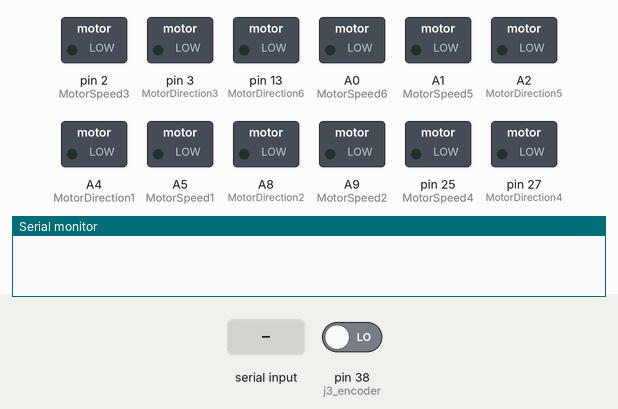
This sketch was run on a simulated Teensy 4. Parts: switched loads named in the sketch (green lamp = pin HIGH), the last lines printed to the serial monitor. Inputs (shaded band) come from the test bench; at power-on: pin 38 (j3_encoder) LOW.

Above: at 1.2 s.
1.3 s: "30,150\n" received over Serial
At 4.1 s:
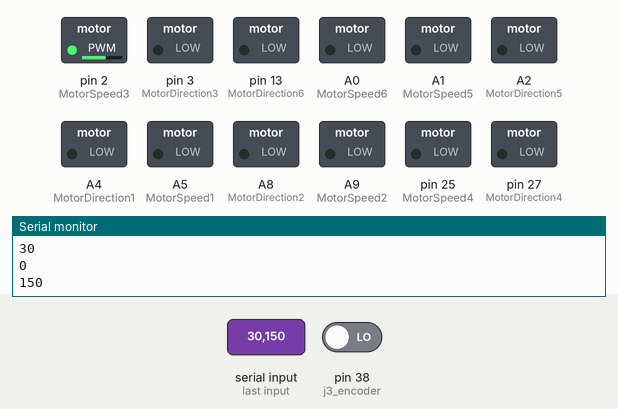
4.3 s: "11\n" received over Serial
At 5.6 s:
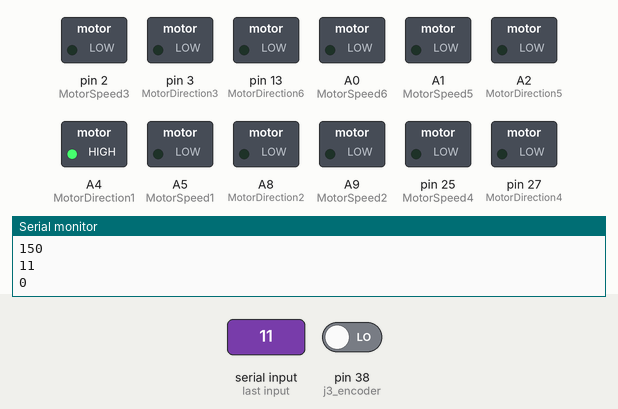
6.8 s: "21\n" received over Serial
At 7.9 s:
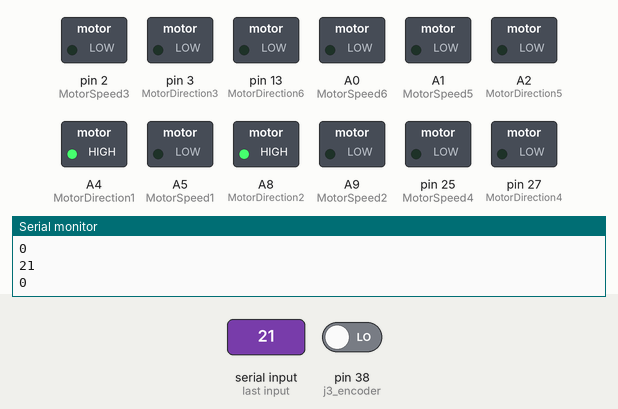
8.3 s: "10\n" received over Serial
At 9.1 s:
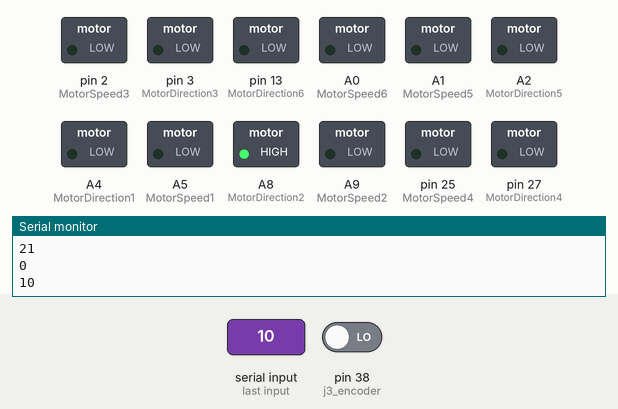
9.8 s: "31\n" received over Serial
At 10.2 s:
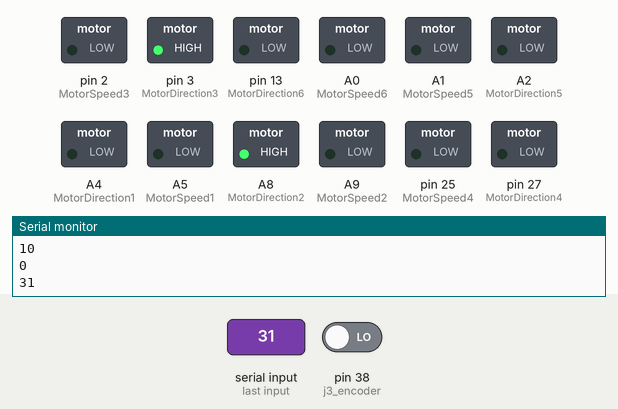
11.3 s: "20\n" received over Serial
At 12.5 s:
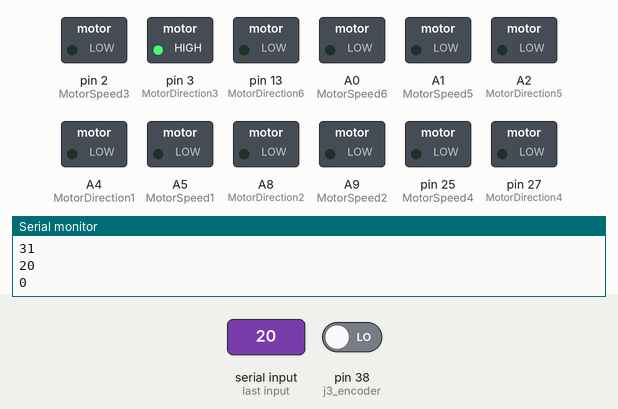
Timing chart, 0 to 13.8 s (numbered marks = the images above; inputs shaded):
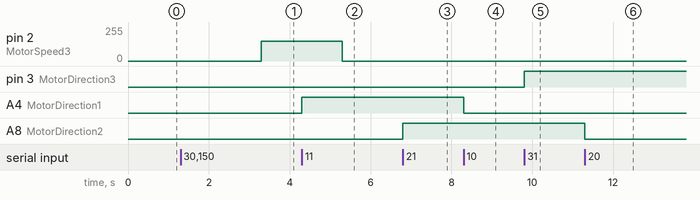

Measured:
- after the input at 1.3 s, pin 2 (MotorSpeed3): 0/255 → 150/255 after 2.0 s
- after the input at 4.3 s, pin 2 (MotorSpeed3): 150/255 → 0/255 after 1.0 s instead of 0.00 s; A4 (MotorDirection1): LOW → HIGH at once
- after the input at 6.8 s, A8 (MotorDirection2): LOW → HIGH at once
- after the input at 8.3 s, A4 (MotorDirection1): HIGH → LOW at once
- after the input at 9.8 s, pin 3 (MotorDirection3): LOW → HIGH at once
- after the input at 11.3 s, A8 (MotorDirection2): HIGH → LOW at once

The sketch:

receiveArmCommands.ino
```cpp
//This script will wait for Serial input in the form of a number of milliseconds to tell the
//teensy to blink its light. Upload this, and then run the corresponding Python script
//with the same name.
int interval;
String User_Data;
int motorSpeed = 50;

#define MotorSpeed6 A0
#define MotorDirection6 13
#define MotorSpeed5 A1
#define MotorDirection5 16

#define MotorSpeed4 A11
#define MotorDirection4 27
#define MotorSpeed3 2
#define MotorDirection3 3

#define MotorSpeed2 23
#define MotorDirection2 22
#define MotorSpeed1 A5
#define MotorDirection1 18

//from rover_arm_encoder_limits
// values were found through manual testing
#define joint1_lower_limit 200 // actual: 130
#define joint1_upper_limit 650 // actual: 660
#define joint2_lower_limit 150 // actual: 145
#define joint2_upper_limit 310 // actual: 320
#define joint3_lower_limit 635 // actual: 630
#define joint3_upper_limit 850 // actual: 871
#define joint4_lower_limit 50 // actual: 0
#define joint4_upper_limit 490 // actual: 500
#define joint5_lower_limit 375 // actual: 350
#define joint5_upper_limit 930 // actual: 950
// #define joint6_lower_limit 850; // actual:
// #define joint6_upper_limit 850; // actual:

#define j1_encoder 1
#define j2_encoder 2
#define j3_encoder 38
#define j4_encoder 4
#define j5_encoder 5

void setup() {

  pinMode(MotorDirection6, OUTPUT);
  pinMode(MotorSpeed6, OUTPUT);
  pinMode(MotorDirection5, OUTPUT);
  pinMode(MotorSpeed5, OUTPUT);
  pinMode(MotorDirection4, OUTPUT);
  pinMode(MotorSpeed4, OUTPUT);
  pinMode(MotorDirection3, OUTPUT);
  pinMode(MotorSpeed3, OUTPUT);
  pinMode(MotorDirection2, OUTPUT);
  pinMode(MotorSpeed2, OUTPUT);
  pinMode(MotorDirection1, OUTPUT);
  pinMode(MotorSpeed1, OUTPUT);

  pinMode(j1_encoder, INPUT);
  pinMode(j2_encoder, INPUT);
  pinMode(j3_encoder, INPUT);
  pinMode(j4_encoder, INPUT);
  pinMode(j5_encoder, INPUT);

  Serial.begin(9600);

}


void loop() {

  if(Serial.available()>0){;//read when we have something new coming through the serial
    interval = Serial.parseInt();
    // interval = User_Data.toInt();
    Serial.println(interval);
  }
  switch(interval){
    case 11:
      digitalWrite(MotorDirection1, HIGH);
      if (joint1_lower_limit>j1_encoder && joint1_upper_limit<j1_encoder) {
        analogWrite(MotorSpeed1, motorSpeed);
      }
      else {
        analogWrite(MotorSpeed1, 0);
      }
      break;
    case 10:
      digitalWrite(MotorDirection1, LOW);
      if (joint1_lower_limit>j1_encoder && joint1_upper_limit<j1_encoder) {
        analogWrite(MotorSpeed1, motorSpeed);
      }
      else {
        analogWrite(MotorSpeed1, 0);
      }
      break;
    case 21:
      digitalWrite(MotorDirection2, HIGH);
      if (joint2_lower_limit>j2_encoder && joint2_upper_limit<j2_encoder) {
        analogWrite(MotorSpeed2, 3*motorSpeed);
      }
      else {
        analogWrite(MotorSpeed2, 0);
      }
      break;
    case 20:
      digitalWrite(MotorDirection2, LOW);
      if (joint2_lower_limit>j2_encoder && joint2_upper_limit<j2_encoder) {
        analogWrite(MotorSpeed2, 3*motorSpeed);
      }
      else {
        analogWrite(MotorSpeed2, 0);
      }
      break;
    case 31:
      digitalWrite(MotorDirection3, HIGH);
      if (joint3_lower_limit<pulseIn(j3_encoder, HIGH)) {
        analogWrite(MotorSpeed3, 3*motorSpeed);
      }
      else {
        analogWrite(MotorSpeed3, 0);
      }
      break;
    case 30:
      Serial.println(pulseIn(j3_encoder, HIGH));
      digitalWrite(MotorDirection3, LOW);
      if (joint3_upper_limit>pulseIn(j3_encoder, HIGH)) {
        analogWrite(MotorSpeed3, 3*motorSpeed);
      }
      else {
        analogWrite(MotorSpeed3, 0);
      }
      break;
    case 41:
      digitalWrite(MotorDirection4, HIGH);
      if (joint4_lower_limit>j4_encoder && joint4_upper_limit<j4_encoder) {
        analogWrite(MotorSpeed4, motorSpeed);
      }
      else {
        analogWrite(MotorSpeed4, 0);
      }
      break;
    case 40:
      digitalWrite(MotorDirection4, LOW);
      if (joint4_lower_limit>j4_encoder && joint4_upper_limit<j4_encoder) {
        analogWrite(MotorSpeed4, motorSpeed);
      }
      else {
        analogWrite(MotorSpeed4, 0);
      }
      break;
    case 51:
      digitalWrite(MotorDirection5, HIGH);
      if (joint5_lower_limit>j5_encoder && joint5_upper_limit<j5_encoder) {
        analogWrite(MotorSpeed5, 1.5*motorSpeed);
      }
      else {
        analogWrite(MotorSpeed5, 0);
      }
      break;
    case 50:
      digitalWrite(MotorDirection5, LOW);
      if (joint5_lower_limit>j5_encoder && joint5_upper_limit<j5_encoder) {
        analogWrite(MotorSpeed5, 1.5*motorSpeed);
      }
      else {
        analogWrite(MotorSpeed5, 0);
      }
      break;
    case 61:
      digitalWrite(MotorDirection6, HIGH);
      analogWrite(MotorSpeed6, motorSpeed);
      break;
    case 60:
      digitalWrite(MotorDirection6, LOW);
      analogWrite(MotorSpeed6, motorSpeed);
      break;
    case 0:
      analogWrite(MotorSpeed1, 0);
      analogWrite(MotorSpeed2, 0);
      analogWrite(MotorSpeed3, 0);
      analogWrite(MotorSpeed4, 0);
      analogWrite(MotorSpeed5, 0);
      analogWrite(MotorSpeed6, 0);
      break;
  }

}
```
